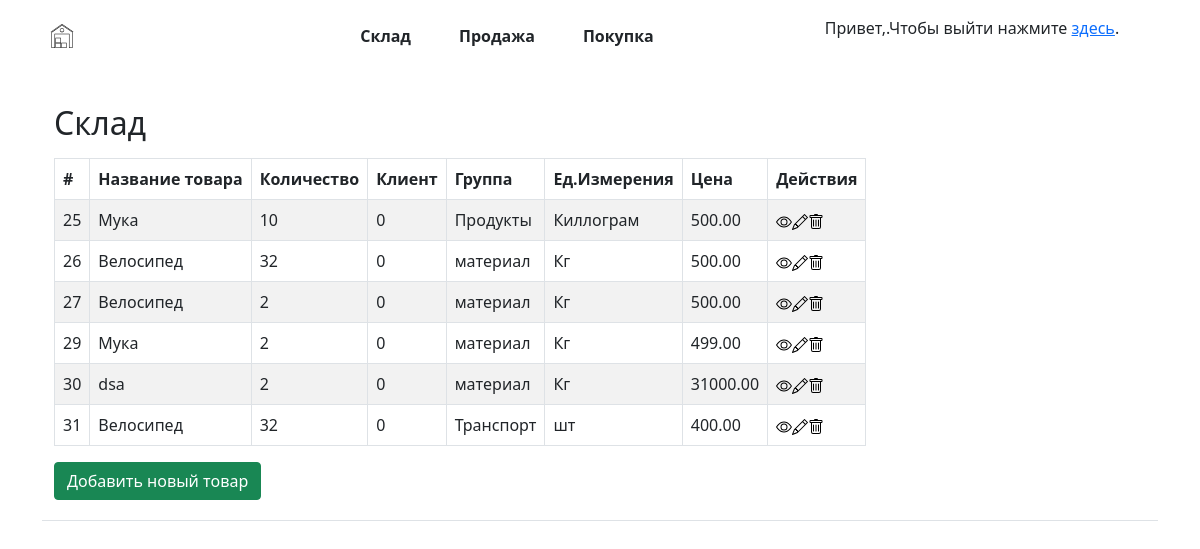
/sklad.php, run on the app's committed database.
### tables this page shows
CREATE TABLE `sklad` (
  `id` int(11) NOT NULL,
  `TovarName` varchar(25) NOT NULL,
  `kolichestvo` int(11) NOT NULL,
  `Klient` int(11) NOT NULL,
  `Gruppa` varchar(25) NOT NULL,
  `Edizmer` varchar(25) NOT NULL,
  `Price` decimal(9,2) NOT NULL
);

### sklad.php (the view, shortened to what this page needs)
<!DOCTYPE html>
<html lang="en" dir="ltr">
  <head>
    <link rel="stylesheet" href="css/bootstrap.css">
    <link rel="stylesheet" href="css/bootstrap.min.css">
    <link rel="stylesheet" href="css/style.css">
  </head>
  <body>
    <div class="container">
      <header class="d-flex flex-wrap align-items-center justify-content-center justify-content-md-between py-3 mb-4 border-bottom">
        <a href="#" class="d-flex align-items-center col-md-2 mb-2 mb-md-0 text-dark text-decoration-none">
          <img src="image/logo.svg" with alt="Logo" width="40px" height="32px">
        </a>
        <ul class="nav col-12 col-md-auto mb-2 justify-content-center fw-bold mb-md-0">
          <li><a href="sklad.php" class="nav-link px-4 link-dark">Склад</a></li>
          <li><a href="prodaja.php" class="nav-link px-4 link-dark">Продажа</a></li>
          <li><a href="zakupki.php" class="nav-link px-4 link-dark">Покупка</a></li>
        </ul>
        <div class="nav col-md-4 justify-content-center text-end">
          <p>Привет,<?=$_COOKIE['user']?>.Чтобы выйти нажмите <a href="exit.php">здесь</a>.</p>
        </div>
    <div class="wrapper">
        <div class="container-fluid">
            <div class="row">
                <div class="col-md-12">
                    <div class="mt-5 mb-3 clearfix">
                        <h2 class="pull-left">Склад</h2>
                    </div>
                    <?php
                    require_once "config.php";
                    $sql = "SELECT * FROM sklad";
                    if($result = mysqli_query($link, $sql)){
                        if(mysqli_num_rows($result) > 0){
                            echo '<table class="table table-bordered table-striped">';
                              echo "<thead>";
                                echo "<tr>";
                                echo "<th>#</th>";
                                echo "<th>Название товара</th>";
                                echo "<th>Количество</th>";
                                echo "<th>Клиент</th>";
                                echo "<th>Группа</th>";
                                echo "<th>Ед.Измерения</th>";
                                echo "<th>Цена</th>";
                                echo "<th>Действия</th>";
                                echo "</tr>";
                             echo "</thead>";
                            echo "<tbody>";
                                while($row = mysqli_fetch_array($result)){
                                    echo "<tr>";
                                        echo "<td>" . $row['id'] . "</td>";
                                        echo "<td>" . $row['TovarName'] . "</td>";
                                        echo "<td>" . $row['kolichestvo'] . "</td>";
                                        echo "<td>" . $row['Klient'] . "</td>";
                                        echo "<td>" . $row['Gruppa'] . "</td>";
                                        echo "<td>" . $row['Edizmer'] . "</td>";
                                        echo "<td>" . $row['Price'] . "</td>";
                                        echo "<td>";
                                            echo '<a href="read.php?id='. $row['id'] .'" class="mr-3" title="Просмотреть" data-toggle="tooltip"><img src="image/eye.svg"</img></a>';
                                            echo '<a href="update.php?id='. $row['id'] .'" class="mr-3" title="Обновить" data-toggle="tooltip"><img src="image/pencil.svg"</img></a>';
                                            echo '<a href="delete.php?id='. $row['id'] .'" title="Удалить" data-toggle="tooltip"><img src="image/trash.svg"</img></a>';
                                        echo "</td>";
                                    echo "</tr>";
                                }
                                echo "</tbody>";
                            echo "</table>";
                        } else{
                            echo '<div class="alert alert-danger"><em>Нет найденных записей.</em></div>';
                        }
                    }
                    ?>
                    <div class="mt-2 mb-1 clearfix">
                        <a href="create.php" class="btn btn-success pull-right"><i class="fa fa-plus"></i>Добавить новый товар</a>
                    </div>
                </div>
            </div>
        </div>
    </div>
      </header>
    </div>
  </body>
</html>

### data on the page
sklad: id "25", TovarName "Мука", kolichestvo "10", Klient "0", Gruppa "Продукты", Edizmer "Киллограм", Price "500.00"
sklad: id "26", TovarName "Велосипед", kolichestvo "32", Klient "0", Gruppa "материал", Edizmer "Кг", Price "500.00"
sklad: id "27", TovarName "Велосипед", kolichestvo "2", Klient "0", Gruppa "материал", Edizmer "Кг", Price "500.00"
sklad: id "29", TovarName "Мука", kolichestvo "2", Klient "0", Gruppa "материал", Edizmer "Кг", Price "499.00"
sklad: id "30", TovarName "dsa", kolichestvo "2", Klient "0", Gruppa "материал", Edizmer "Кг", Price "31000.00"
sklad: id "31", TovarName "Велосипед", kolichestvo "32", Klient "0", Gruppa "Транспорт", Edizmer "шт", Price "400.00"
